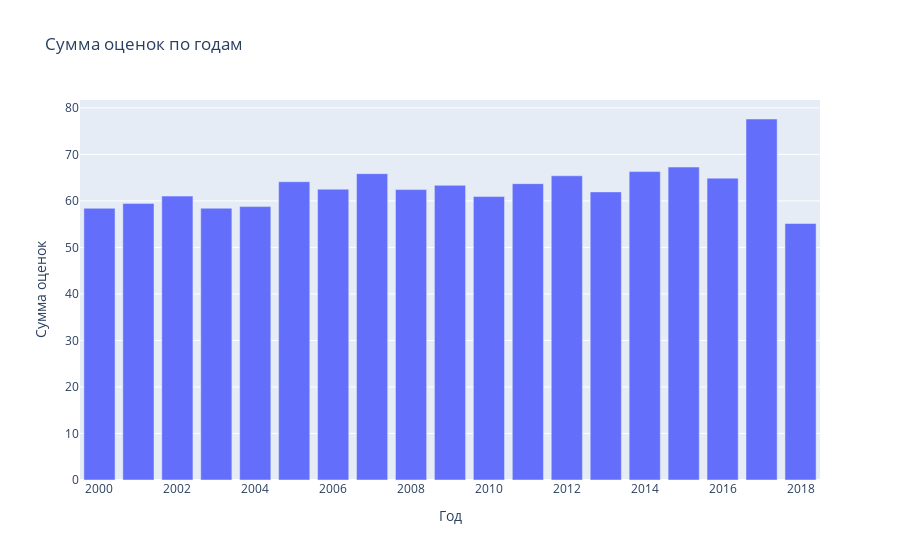

Notebook code for this chart:
### Code cell
sales_df = df_work[[x for x in df_work.columns if 'metascore' in x] + ['year']]
sum_sales_by_year = sales_df.groupby('year').mean()

fig = go.Figure(data=[go.Bar(name=column, x=sum_sales_by_year.index, y=sum_sales_by_year[column]) for column in sum_sales_by_year.columns])

fig.update_layout(title='Сумма оценок по годам', xaxis_title='Год', yaxis_title='Сумма оценок')

### Figure 1 — Plotly figure (JSON) as saved in the notebook; plotly's stock layout.template omitted (floating-point values rounded to 4 significant figures)
{"data": [{"name": "metascore", "type": "bar", "x": [2000, 2001, 2002, 2003, 2004, 2005, 2006, 2007, 2008, 2009, 2010, 2011, 2012, 2013, 2014, 2015, 2016, 2017, 2018], "y": [58.41, 59.46, 61.03, 58.43, 58.77, 64.12, 62.52, 65.85, 62.42, 63.34, 60.93, 63.7, 65.39, 61.93, 66.29, 67.27, 64.89, 77.6, 55.13]}], "layout": {"title": {"text": "Сумма оценок по годам"}, "xaxis": {"title": {"text": "Год"}}, "yaxis": {"title": {"text": "Сумма оценок"}}}}
